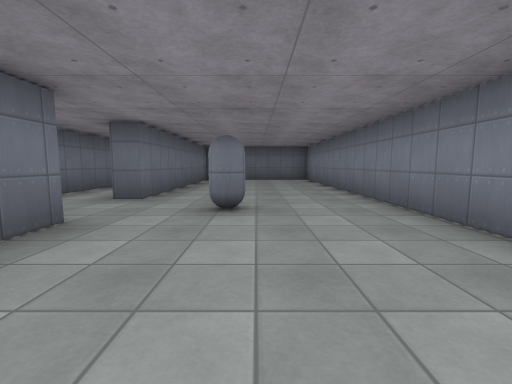
[1] (above)

20 first-person views from a walk through a 3-D level made in the Godot game engine. The camera is 1.2 m above the floor, tilts 6° down and sees 90° across. The floor is counted in squares, 2 m on a side. Each view is taken from the middle of a square. On the plan, view 1 faces up. The plan holds only what a view shows up to about 9 squares ahead; the rest is blank. Surface patterns are stand-ins for the level's own textures.

[2]
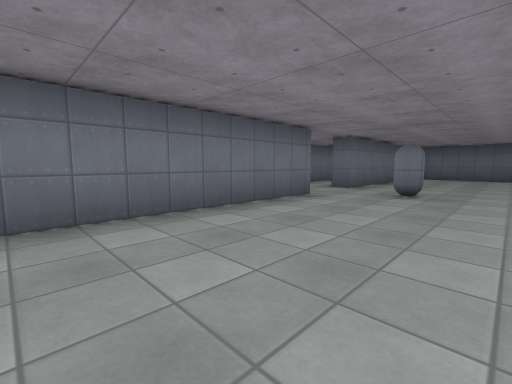

[3]
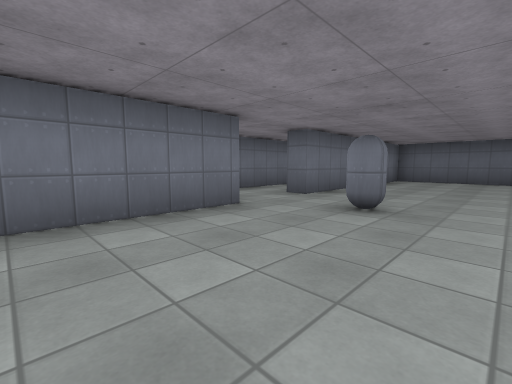

[4]
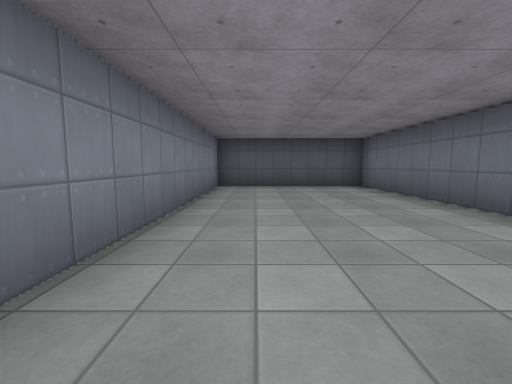

[5]
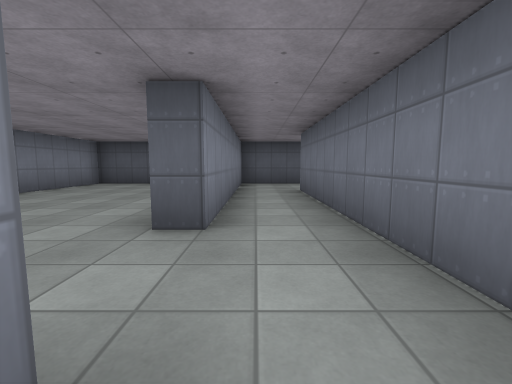

[6]
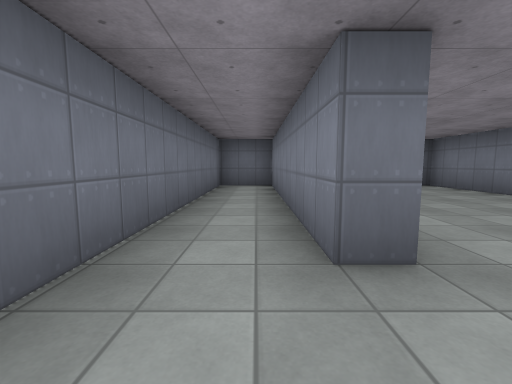

[7]
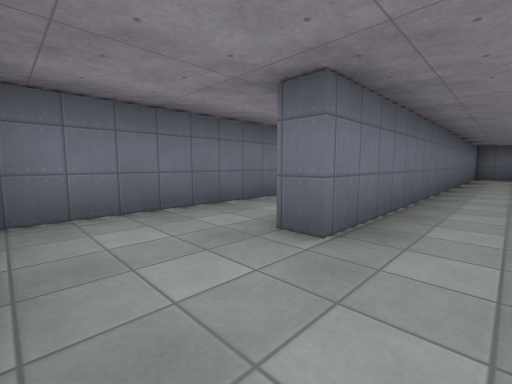

[8]
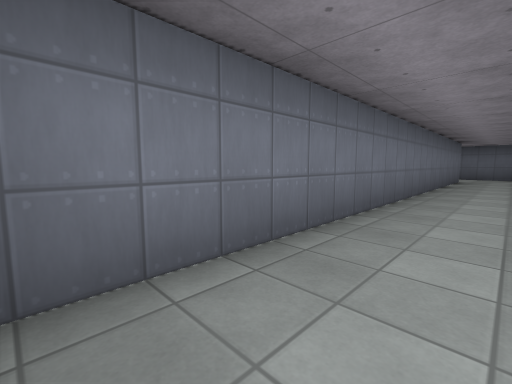

[9]
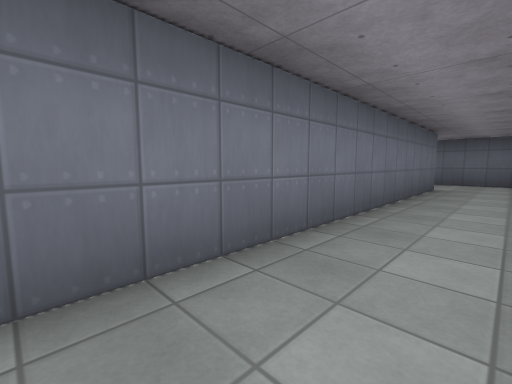

[10]
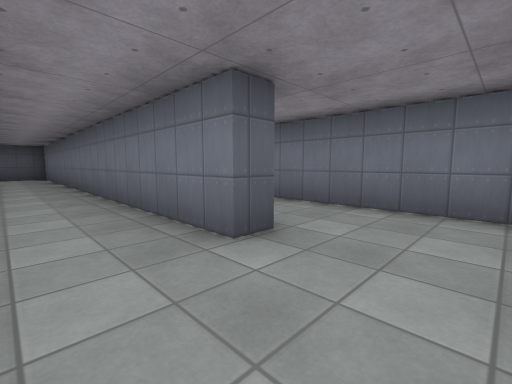

[11]
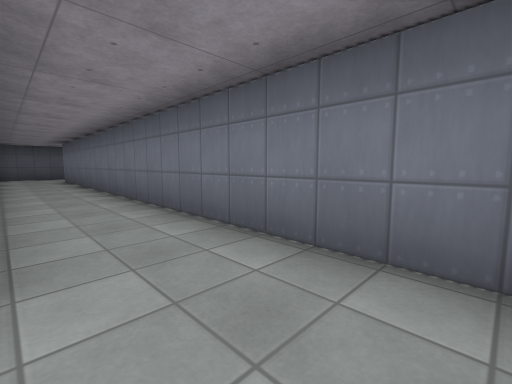

[12]
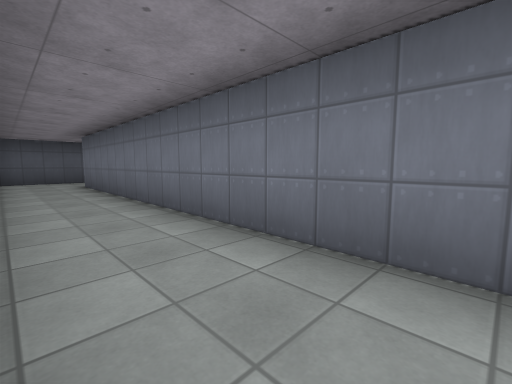

[13]
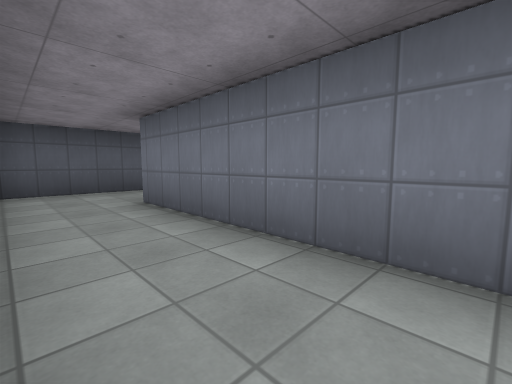

[14]
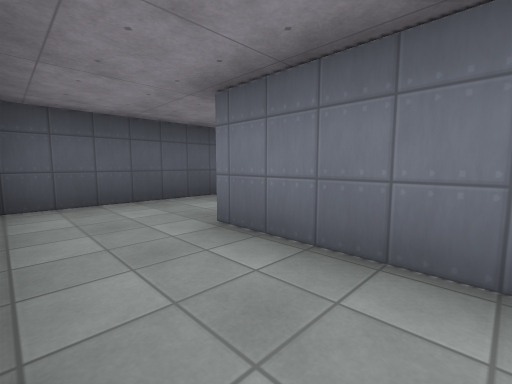

[15]
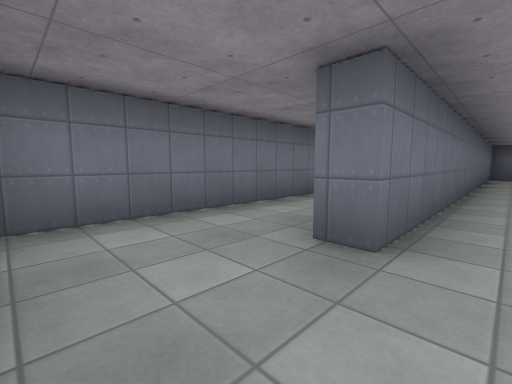

[16]
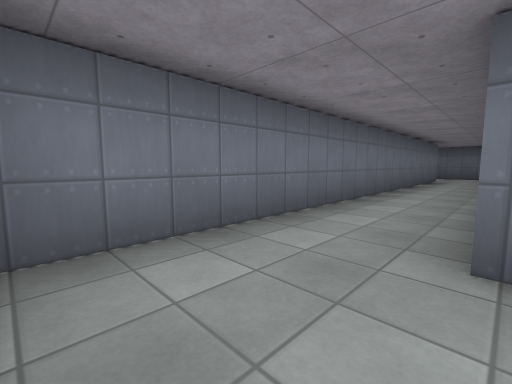

[17]
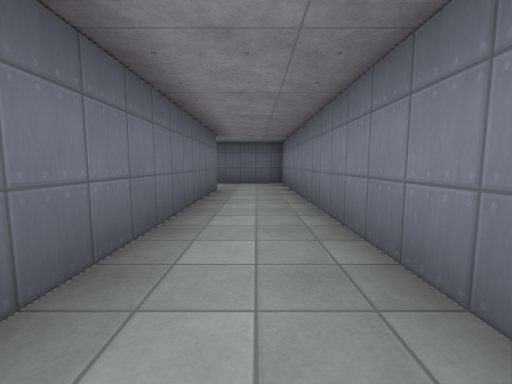

[18]
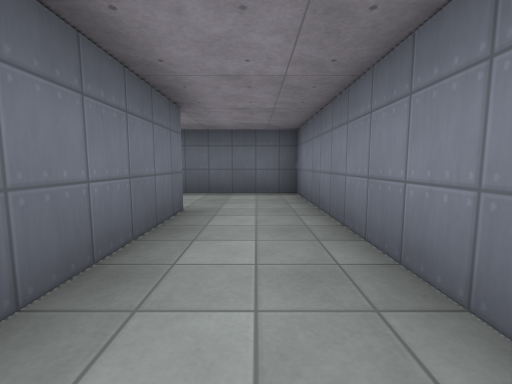

[19]
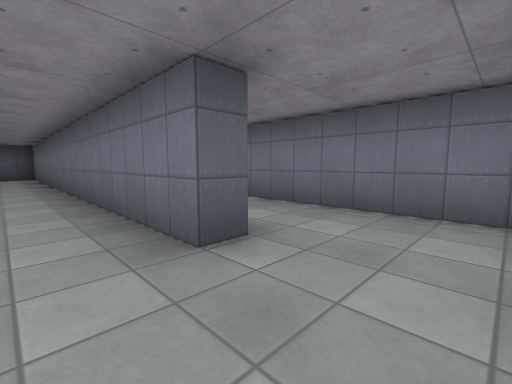

[20]
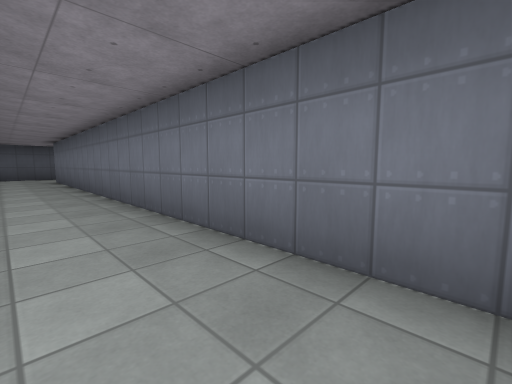

### Floor plan
Points are (right, up) in squares from view 1. A wall is a line through its corners. A room is listed if a view was taken in it or the views show most of it. See-through windows are left out.
Room 1 (views 1, 2, 3, 4)
walls: (-2.5, 2.7) (-2, 2.7) (-2, -3.3) (2.1, -3.3) (2.1, 10.5) (-1.4, 10.5); (-2, 9.9) (-2, 4.5) (-2.5, 4.5)
ways out: opening at (-2, 3.5) to room 2
objects: other object (0, 3) to (0, 4)
Room 2 (views 5, 6, 7)
walls: (-2.5, 4.5) (-2.5, 10.5) (-4.1, 10.5) (-4.1, -1.2) (-4.6, -1.2); (-4.5, -3.3) (-2.5, -3.3) (-2.5, 2.7)
ways out: opening at (-2, 3.5) to room 1; opening at (-4, -2.5) to room 3
Room 3 (views 8, 9, 10)
walls: (-6.3, 8.4) (-6.3, -3.1); (-5, 10.5) (-6.7, 10.5)
ways out: opening at (-4, -2.5) to room 2; opening at (-6, 9.5) to room 4
Room 4 (views 11, 12, 13, 14, 15, 16)
walls: (-6.9, 8.4) (-6.3, 8.4); (-10.2, -3.3) (-6.9, -3.3); (-8.6, 10.1) (-8.6, -1.2) (-9.1, -1.2)
ways out: opening at (-6, 9.5) to room 3; opening at (-9, -2.5) to room 5
Room 5 (views 17, 18, 19)
walls: (-9.1, 2.8) (-9.1, 10.5) (-11.6, 10.5); (-11.5, 8.4) (-11, 8.4) (-11, -3.1)
ways out: opening at (-9, -2.5) to room 4; opening at (-11, 9.5) to room 6
Room 6 (view 20)
walls: (-13.4, 10.1) (-13.4, -1.3)
ways out: opening at (-11, 9.5) to room 5; opening at (-13, -2.5)

Positions as (right, up) in squares from view 1, and headings:
1: (0, 0), facing up
2: (1, -2), facing up-left
3: (1, 0), facing up-left
4: (1, 4), facing down
5: (-3, 5), facing down
6: (-3, 3), facing up
7: (-3, -3), facing up-left
8: (-5, -3), facing up-left
9: (-5, 1), facing up-left
10: (-5, 10), facing down-left
11: (-7, 10), facing down-left
12: (-7, 7), facing down-left
13: (-7, 3), facing down-left
14: (-7, 1), facing down-left
15: (-8, -3), facing up-left
16: (-9, -3), facing up-left
17: (-10, 2), facing up
18: (-10, 5), facing up
19: (-10, 10), facing down-left
20: (-12, 10), facing down-left
